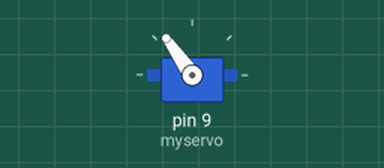
This sketch was run on a simulated Arduino Uno, built with avr-gcc and run on an emulated ATmega328P. Parts: servo.

Above: at 0.1 s.
At 2.4 s:
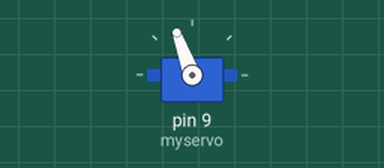
Timing chart, 0 to 3.9 s (numbered marks = the images above):
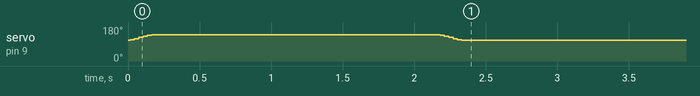

The sketch:

servo_test.ino
```cpp
#include <Servo.h>

Servo myservo;  // create servo object to control a servo

//Servo parameters
const int outPos = 110;  // out position of the spout
const int inPos = 140;   // long position of the spout
const int servoStepSize = 3; // length of move
const int servoStepDelay = 15; // delay between moves (in ms)

void setup() {
  myservo.attach(9);  // attaches the servo on pin 9 to the servo object
  moveServoSmoothly(outPos, inPos, servoStepSize, servoStepDelay);
  //myservo.write(140);   // tell servo to go to position 0
  delay(2000);        // wait 1 second
  moveServoSmoothly(inPos, outPos, servoStepSize, servoStepDelay);
  //myservo.write(100);  // tell servo to go to position 90
  delay(2000);        // wait 1 second
  //myservo.write(140); // tell servo to go to position 180
  //delay(2000);        // wait 1 second
  //myservo.write(90);  // tell servo to go to position 90
  //delay(2000);        // wait 1 second
  //myservo.write(0);   // tell servo to go to position 0
  //delay(2000);
}

void loop() {
  //myservo.write(0);   // tell servo to go to position 0
  //delay(1000);        // wait 1 second
  //myservo.write(90);  // tell servo to go to position 90
  //delay(1000);        // wait 1 second
  //myservo.write(180); // tell servo to go to position 180
  //delay(1000);        // wait 1 second
}

void moveServoSmoothly(int startPos, int endPos, int stepSize, int stepDelay) {
  if (startPos < endPos) {
    for (int pos = startPos; pos <= endPos; pos +=stepSize) { //move in steps of stepSize
      myservo.write(pos);
      delay(stepDelay);
    }
  }
  else if (startPos > endPos) {
    for (int pos = startPos; pos >= endPos; pos -=stepSize) { //move in steps of stepSize
      myservo.write(pos);
      delay(stepDelay);
    }
  }
}
```
